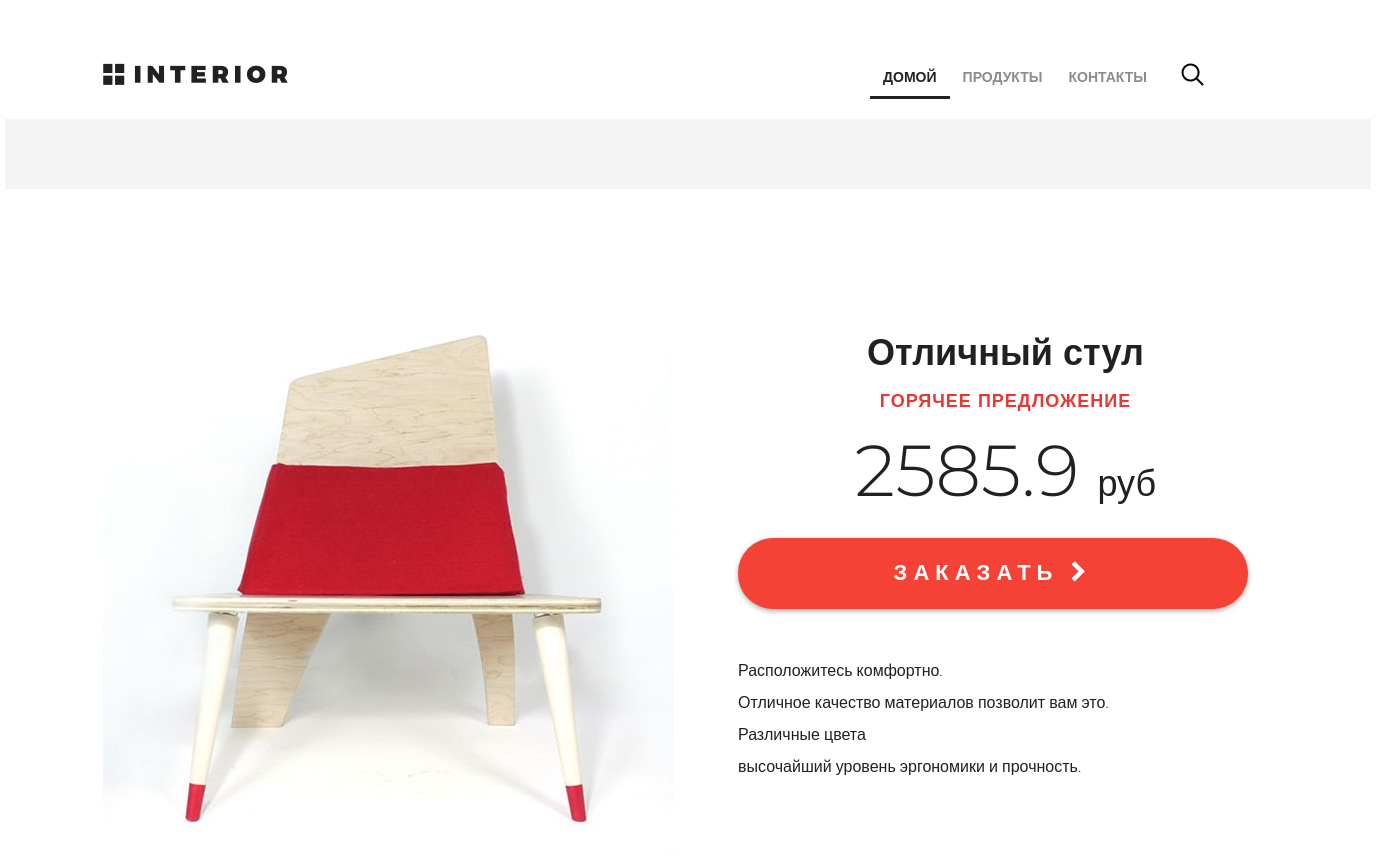
/products/ (upper part), run on an earlier commit of the app's database.
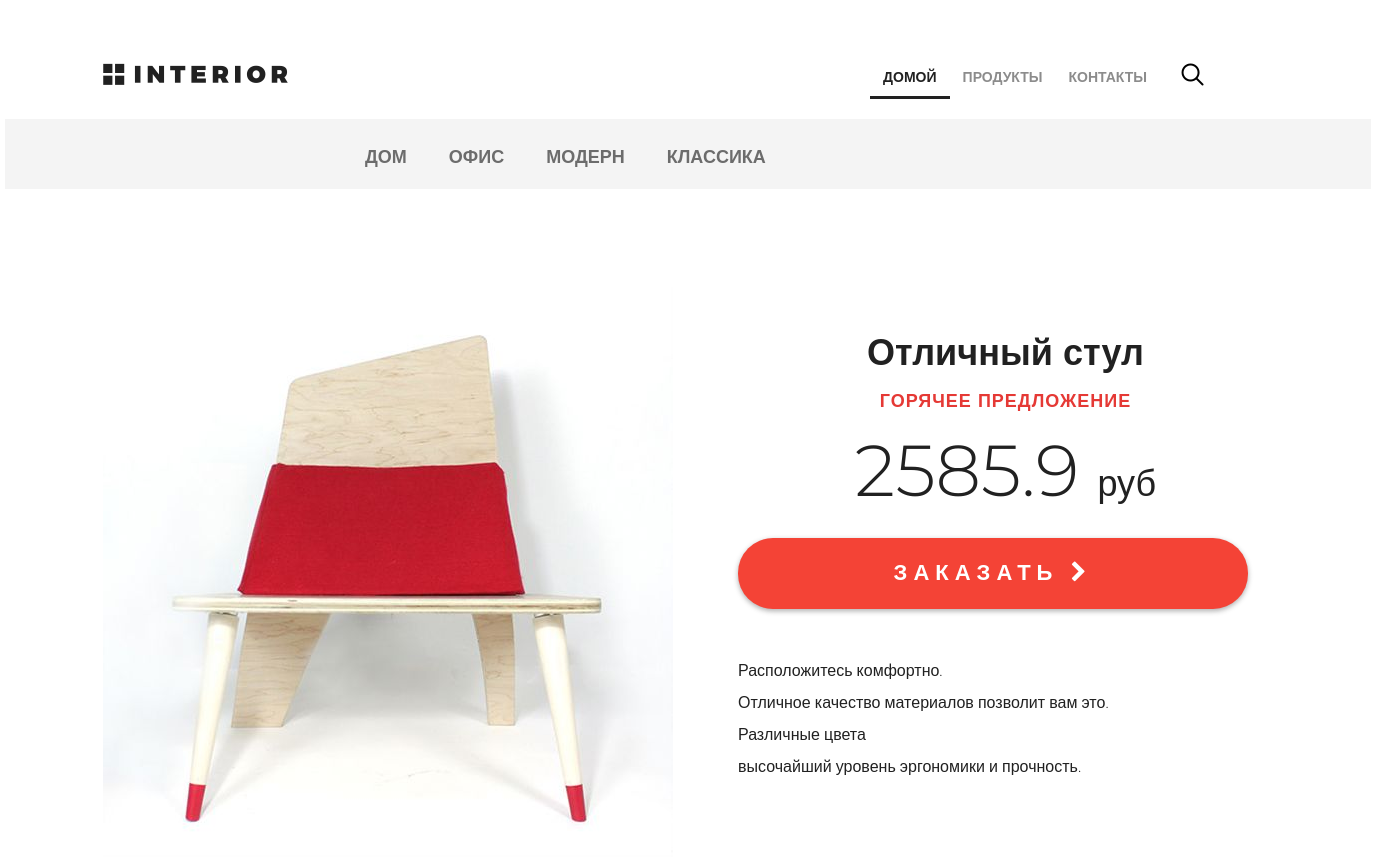
And on a later commit of the database.
### mainapp/models.py (models this page shows, shortened)
class ProductCategory(models.Model):
    name = models.CharField(
        max_length=64,
        verbose_name='Имя',
        unique=True,
    )
    description = models.TextField(
        verbose_name='описание',
        blank=True,
    )
    created = models.DateTimeField(
        auto_now_add=True
    )
    updated = models.DateTimeField(
        auto_now=True
    )

### mainapp/views.py (the view)
# urls.py: path('products/', include('mainapp.urls', namespace='products')),
def products(request):
    title = "Каталог"
    links_menu = ProductCategory.objects.all()
    context = {
        'title': title,
        'links_menu': links_menu,
    }
    return render(request, 'mainapp/products.html', context)

### mainapp/templates/mainapp/products.html (shortened to what this page needs)
{% extends 'geekshop/base.html' %}
{% load static %}
{% block menu %}
		<div class="hero-white">
			<div class="header clearfix">
				<a href="/" class="logo"></a>
				{% include 'geekshop/includes/menu.html' %}
				<a href="#" class="search"></a>
                <a href="#" class="basket"></a>
			</div>
		</div>
{% endblock %}
{% block content %}
		<div class="details">
			<div class="links clearfix">
				<ul class="links-menu">
					{% for link in links_menu %}
						<li><a href="{{ link.href }}"class="">{{link.name}}</a> </li>
					{% endfor %}
				</ul>
			</div>
			<div class="details-products">
				<div class="details-slider">
					<div class="slider-product">
						<img src="{% static 'geekshop/img/slider1.jpg' %}">
					</div>
				</div>
				<div class="description">
					<h3 class="big-bold">Отличный стул</h3>
					<h3 class="red">горячее предложение</h3>
					<p class="price"> 2585.9 <span>руб</span></p>
					<a href="#" class="red-button">
						заказать <i class="fa fa-chevron-right" aria-hidden="true"></i>
					</a>
					<div class="description-text">
						<p>Расположитесь комфортно.</p>
						<p>Отличное качество материалов
						позволит вам это.</p>
						<p>Различные цвета</p>
						<p>высочайший уровень
						эргономики и прочность.</p>
					</div>
				</div>
			</div>
		</div>
{% endblock %}

What changed in the data, as far as the page shows it:
added ProductCategory: name "ДОМ"
added ProductCategory: name "ОФИС"
added ProductCategory: name "МОДЕРН"
added ProductCategory: name "КЛАССИКА"
